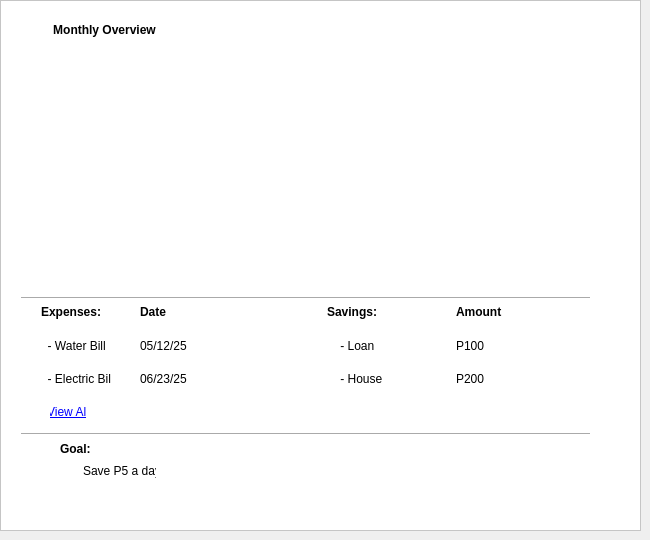
         <widget class="QWidget" name="page">
          <widget class="QFrame" name="frame_2">
           <property name="geometry">
            <rect>
             <x>0</x>
             <y>0</y>
             <width>641</width>
             <height>531</height>
            </rect>
           </property>
           <property name="autoFillBackground">
            <bool>false</bool>
           </property>
           <property name="styleSheet">
            <string notr="true">background-color:rgb(255, 255, 255);</string>
           </property>
           <property name="frameShape">
            <enum>QFrame::StyledPanel</enum>
           </property>
           <property name="frameShadow">
            <enum>QFrame::Raised</enum>
           </property>
           <widget class="QLabel" name="label_59">
            <property name="geometry">
             <rect>
              <x>309</x>
              <y>92</y>
              <width>261</width>
              <height>181</height>
             </rect>
            </property>
            <property name="maximumSize">
             <size>
              <width>400</width>
              <height>300</height>
             </size>
            </property>
            <property name="focusPolicy">
             <enum>Qt::WheelFocus</enum>
            </property>
            <property name="text">
             <string/>
            </property>
            <property name="pixmap">
             <pixmap resource="icons.qrc">:/icons/resources/linenobg.png</pixmap>
            </property>
            <property name="scaledContents">
             <bool>true</bool>
            </property>
            <property name="alignment">
             <set>Qt::AlignCenter</set>
            </property>
           </widget>
           <widget class="QLabel" name="label_58">
            <property name="geometry">
             <rect>
              <x>30</x>
              <y>90</y>
              <width>251</width>
              <height>171</height>
             </rect>
            </property>
            <property name="maximumSize">
             <size>
              <width>400</width>
              <height>300</height>
             </size>
            </property>
            <property name="text">
             <string/>
            </property>
            <property name="pixmap">
             <pixmap resource="icons.qrc">:/icons/resources/piechartnobg.png</pixmap>
            </property>
            <property name="scaledContents">
             <bool>true</bool>
            </property>
           </widget>
           <widget class="QLabel" name="label_74">
            <property name="geometry">
             <rect>
              <x>7</x>
              <y>4</y>
              <width>195</width>
              <height>51</height>
             </rect>
            </property>
            <property name="styleSheet">
             <string notr="true">*{
	font: 75 14pt &quot;Verdana&quot;;
	font-weight: 600;
	padding: 16px 0;
}</string>
            </property>
            <property name="text">
             <string>Monthly Overview</string>
            </property>
            <property name="alignment">
             <set>Qt::AlignCenter</set>
            </property>
           </widget>
           <widget class="Line" name="line_6">
            <property name="geometry">
             <rect>
              <x>21</x>
              <y>426</y>
              <width>569</width>
              <height>16</height>
             </rect>
            </property>
            <property name="orientation">
             <enum>Qt::Horizontal</enum>
            </property>
           </widget>
           <widget class="Line" name="line_5">
            <property name="geometry">
             <rect>
              <x>21</x>
              <y>290</y>
              <width>569</width>
              <height>16</height>
             </rect>
            </property>
            <property name="orientation">
             <enum>Qt::Horizontal</enum>
            </property>
           </widget>
           <widget class="QPushButton" name="pushButton_4">
            <property name="geometry">
             <rect>
              <x>50</x>
              <y>396</y>
              <width>36</width>
              <height>31</height>
             </rect>
            </property>
            <property name="styleSheet">
             <string notr="true">QPushButton{
	border: none;
	padding: 7px 0;
	text-decoration: underline;
	color: blue;
}</string>
            </property>
            <property name="text">
             <string>View All</string>
            </property>
           </widget>
           <widget class="QWidget" name="layoutWidget">
            <property name="geometry">
             <rect>
              <x>40</x>
              <y>440</y>
              <width>116</width>
              <height>39</height>
             </rect>
            </property>
            <layout class="QVBoxLayout" name="verticalLayout_25">
             <property name="leftMargin">
              <number>20</number>
             </property>
             <item>
              <widget class="QLabel" name="label_72">
               <property name="styleSheet">
                <string notr="true">*{
	font: 75 11pt &quot;Verdana&quot;;
	font-weight: 600;
}</string>
               </property>
               <property name="text">
                <string>Goal:</string>
               </property>
              </widget>
             </item>
             <item>
              <widget class="QLabel" name="label_73">
               <property name="styleSheet">
                <string notr="true">QLabel{
	padding-left: 20px;
}</string>
               </property>
               <property name="text">
                <string>Save P5 a day</string>
               </property>
              </widget>
             </item>
            </layout>
           </widget>
           <widget class="QWidget" name="layoutWidget">
            <property name="geometry">
             <rect>
              <x>41</x>
              <y>300</y>
              <width>191</width>
              <height>91</height>
             </rect>
            </property>
            <layout class="QHBoxLayout" name="horizontalLayout_15">
             <item>
              <layout class="QVBoxLayout" name="verticalLayout_21">
               <property name="spacing">
                <number>10</number>
               </property>
               <item>
                <widget class="QLabel" name="label_60">
                 <property name="styleSheet">
                  <string notr="true">*{
	font: 75 11pt &quot;Verdana&quot;;
	font-weight: 600;
}</string>
                 </property>
                 <property name="text">
                  <string>Expenses:</string>
                 </property>
                </widget>
               </item>
               <item>
                <widget class="QLabel" name="label_61">
                 <property name="styleSheet">
                  <string notr="true">*{
	font: 75 10pt &quot;Verdana&quot;;
}</string>
                 </property>
                 <property name="text">
                  <string>  - Water Bill</string>
                 </property>
                </widget>
               </item>
               <item>
                <widget class="QLabel" name="label_62">
                 <property name="styleSheet">
                  <string notr="true">*{
	font: 75 10pt &quot;Verdana&quot;;
}</string>
                 </property>
                 <property name="text">
                  <string>  - Electric Bil</string>
                 </property>
                </widget>
               </item>
              </layout>
             </item>
             <item>
              <layout class="QVBoxLayout" name="verticalLayout_22">
               <property name="spacing">
                <number>10</number>
               </property>
               <item>
                <widget class="QLabel" name="label_63">
                 <property name="styleSheet">
                  <string notr="true">*{
	font: 75 11pt &quot;Verdana&quot;;
	font-weight: 600;
}</string>
                 </property>
                 <property name="text">
                  <string>Date</string>
                 </property>
                </widget>
               </item>
               <item>
                <widget class="QLabel" name="label_64">
                 <property name="styleSheet">
                  <string notr="true">*{
	font: 75 10pt &quot;Verdana&quot;;
}</string>
                 </property>
                 <property name="text">
                  <string>05/12/25</string>
                 </property>
                </widget>
               </item>
               <item>
                <widget class="QLabel" name="label_65">
                 <property name="styleSheet">
                  <string notr="true">*{
	font: 75 10pt &quot;Verdana&quot;;
}</string>
                 </property>
                 <property name="text">
                  <string>06/23/25</string>
                 </property>
                </widget>
               </item>
              </layout>
             </item>
            </layout>
           </widget>
           <widget class="QWidget" name="layoutWidget">
            <property name="geometry">
             <rect>
              <x>327</x>
              <y>300</y>
              <width>251</width>
              <height>91</height>
             </rect>
            </property>
            <layout class="QHBoxLayout" name="horizontalLayout_16">
             <item>
              <layout class="QVBoxLayout" name="verticalLayout_23">
               <property name="spacing">
                <number>10</number>
               </property>
               <item>
                <widget class="QLabel" name="label_66">
                 <property name="styleSheet">
                  <string notr="true">*{
	font: 75 11pt &quot;Verdana&quot;;
	font-weight: 600;
}</string>
                 </property>
                 <property name="text">
                  <string>Savings:</string>
                 </property>
                </widget>
               </item>
               <item>
                <widget class="QLabel" name="label_67">
                 <property name="styleSheet">
                  <string notr="true">*{
	font: 75 10pt &quot;Verdana&quot;;
}</string>
                 </property>
                 <property name="text">
                  <string>    - Loan</string>
                 </property>
                </widget>
               </item>
               <item>
                <widget class="QLabel" name="label_68">
                 <property name="styleSheet">
                  <string notr="true">*{
	font: 75 10pt &quot;Verdana&quot;;
}</string>
                 </property>
                 <property name="text">
                  <string>    - House</string>
                 </property>
                </widget>
               </item>
              </layout>
             </item>
             <item>
              <layout class="QVBoxLayout" name="verticalLayout_24">
               <property name="spacing">
                <number>10</number>
               </property>
               <item>
                <widget class="QLabel" name="label_69">
                 <property name="styleSheet">
                  <string notr="true">*{
	font: 75 11pt &quot;Verdana&quot;;
	font-weight: 600;
}</string>
                 </property>
                 <property name="text">
                  <string>Amount</string>
                 </property>
                </widget>
               </item>
               <item>
                <widget class="QLabel" name="label_70">
                 <property name="styleSheet">
                  <string notr="true">*{
	font: 75 10pt &quot;Verdana&quot;;
}</string>
                 </property>
                 <property name="text">
                  <string>P100</string>
                 </property>
                </widget>
               </item>
               <item>
                <widget class="QLabel" name="label_71">
                 <property name="styleSheet">
                  <string notr="true">*{
	font: 75 10pt &quot;Verdana&quot;;
}</string>
                 </property>
                 <property name="text">
                  <string>P200</string>
                 </property>
                </widget>
               </item>
              </layout>
             </item>
            </layout>
           </widget>
          </widget>
         </widget>
